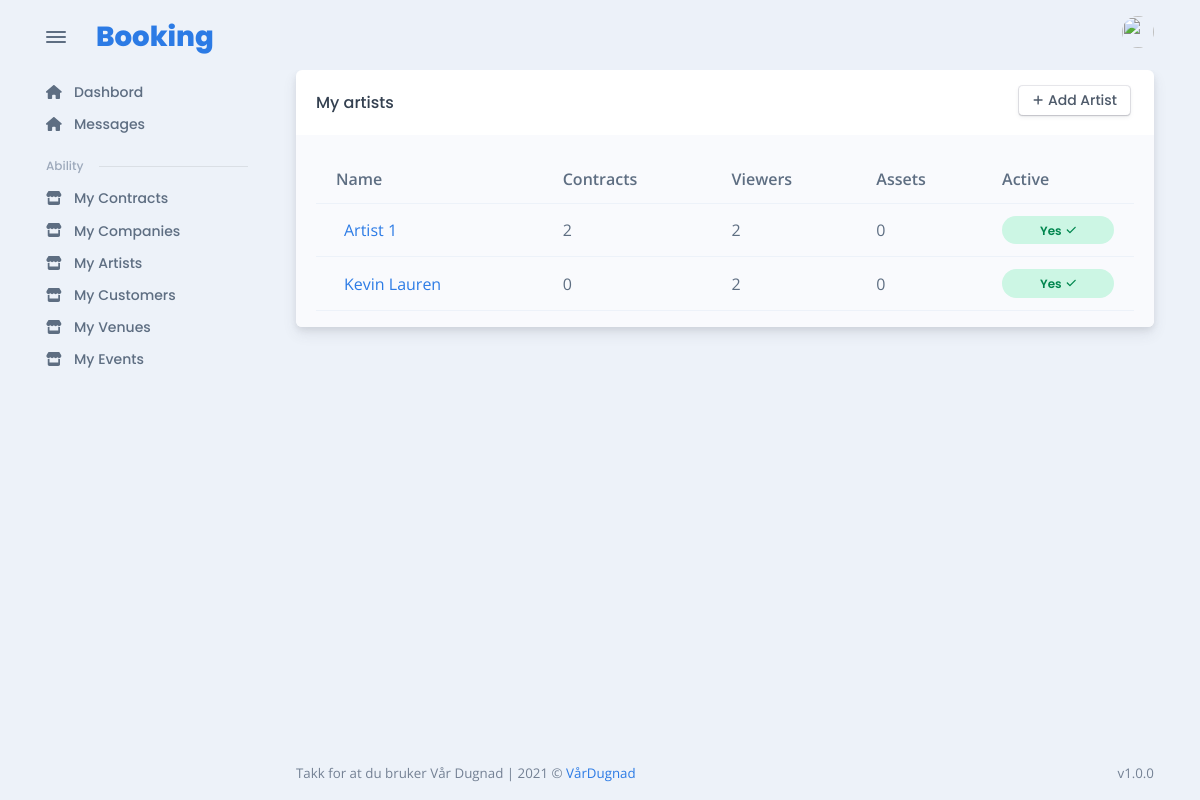
Page /artist/my_artists/ (signed in) on the committed database.
### artist/models.py (models this page shows, shortened)
class ArtistAccess(models.Model):
    artist = models.ForeignKey(
        Artist, verbose_name="artist_access", on_delete=models.CASCADE
    )
    access = models.ForeignKey(
        User, verbose_name=("access"), on_delete=models.CASCADE, null=True
    )
    admin = models.BooleanField(default=False)
    class Meta:
        unique_together = (
            "artist",
            "access",
        )

class Artist(models.Model):
    name = models.CharField("name", max_length=255, unique=True)
    technical_raider = RichTextField("technical raider")
    hospitality_raider = RichTextField("technical raider")
    active = models.BooleanField(default=True)

class ArtistAssets(models.Model):
    artist = models.ForeignKey(
        Artist, verbose_name="artist_access", on_delete=models.CASCADE
    )
    file = models.ManyToManyField(ArtistFile)
    credit = models.CharField("credit", max_length=255)

### artist/views.py (the view)
# urls.py: path("my_artists/", MyArtistListView.as_view(), name="all_my_actors"),
class MyArtistListView(LoginRequiredMixin, ListView):
    model = ArtistAccess
    template_name = "artist/my_artisis_list.html"
    context_object_name = "artistsAccess"
    def get_queryset(self):
        return user_artists.get_artists_for_user(self.request.user)
    def dispatch(self, *args, **kwargs):
        dispatch_method = super(MyArtistListView, self).dispatch
        if not (
            self.request.user.is_staff
            or ArtistAccess.objects.filter(access=self.request.user)
        ):
            raise PermissionDenied
        return dispatch_method(*args, **kwargs)
    def get_context_data(self, **kwargs):
        context = super().get_context_data(**kwargs)
        context["has_perm"] = self.request.user.is_staff
        return context

### artist/services/user_artists.py (called while the page is built)
def get_artists_for_user(user):
    return ArtistAccess.objects.filter(access=user)

### artist/templatetags/artist_tags.py (called while the page is built)
@register.filter
def has_access_to_artist(user):
    return ArtistAccess.objects.filter(access=user)

@register.filter
def artist_contracts_count(artist):
    return artist.contract_set.all().count()

@register.filter
def artist_viewers_count(artist):
    try:
        return ArtistAccess.objects.filter(artist=artist).count()
    except:
        return 0

@register.filter
def artist_assets_count(artist):
    try:
        return ArtistAssets.objects.get(artist=artist).file.count()
    except:
        return 0

### customer/templatetags/customer_tags.py (called while the page is built)
@register.filter
def has_access_to_customer(user):
    return CustomerAccess.objects.filter(access=user)

@register.filter
def user_has_customer_or_can_create_contract(user):
    return CustomerAccess.objects.filter(access=user, admin=True)

### event/templatetags/event_tags.py (called while the page is built)
@register.filter
def has_access_to_event(user):
    return EventTeam.objects.filter(user = user)

### users/models.py (called while the page is built)
    @property
    def is_staff(self):
        return self.staff

### venue/templatetags/venue_tags.py (called while the page is built)
@register.filter
def has_access_to_venue(user):
    return VenueAccess.objects.filter(access=user)

### templates/artist/my_artisis_list.html (shortened to what this page needs)
{% extends 'base/auth_base.html' %}
{% load static %}
{% load widget_tweaks %}
{% load artist_tags %}
{% block content %}
<div class="card">
  <div class="card-header">
    <div class="row flex-between-center">
      <div class="col-4 col-sm-auto d-flex align-items-center pe-0">
        <h5 class="fs-0 mb-0 text-nowrap py-2 py-xl-0">My artists</h5>
      </div>
      {% if has_perm %}
      <div class="col-8 col-sm-auto text-end ps-2">
        <a href="{% url 'add_artist' %}" class="btn btn-falcon-default btn-sm me-1 mb-1">
          <span class="fas fa-plus me-1" data-fa-transform="shrink-3"></span>Add Artist
        </a>
      </div>
      {% endif %}
    </div>
  </div>
  <div class="card-body bg-light pb-0">
    <div class="table-responsive scrollbar">
      {% if artistsAccess|length %}
      <table class="table table-hover table-striped overflow-hidden">
        <thead>
          <tr>
            <th scope="col">Name</th>
            <th scope="col">Contracts</th>
            <th scope="col">Viewers</th>
            <th scope="col">Assets</th>
            <th scope="col">Active</th>
          </tr>
        </thead>
        <tbody>
          {% for artist_access in artistsAccess %}
          <tr class="align-middle">
            <td class="text-nowrap">
              <div class="d-flex align-items-center">
                <div class="ms-2"><a href="{% url 'artist_details' artist_access.artist.id %}">{{artist_access.artist.name}}</a></div>
              </div>
            </td>
            <td>{{artist_access.artist|artist_contracts_count}}</td>
            <td>{{artist_access.artist|artist_viewers_count}}</td>
            <td>{{artist_access.artist|artist_assets_count}}</td>
            {% if artist_access.artist.active %}
            <td><span class="badge badge rounded-pill d-block p-2 badge-soft-success">Yes<span class="ms-1 fas fa-check" data-fa-transform="shrink-2"></span></span></td>
            {% else %}
            <td><span class="badge badge rounded-pill d-block p-2 badge-soft-danger">No<span class="ms-1 fas fa-times" data-fa-transform="shrink-2"></span></span></td>
            {% endif %}
          </tr>
          {% endfor %}
        </tbody>
      </table>
      {% else %}
        {% if has_perm %}
          <p>There is no artist yet, try to add some</p>
        {% else %}
          <p>There is no artist yet and you are not allowed to add some</p>
        {% endif %}
      {% endif %}
    </div>
  </div>
  </div>
{% endblock %}

### rows in the picture
ArtistAccess: artist.name "Artist 1", artist|artist_contracts_count "2", artist|artist_viewers_count "2", artist|artist_assets_count "0", shows "Yes"
ArtistAccess: artist.name "Kevin Lauren", artist|artist_contracts_count "0", artist|artist_viewers_count "2", artist|artist_assets_count "0", shows "Yes"
